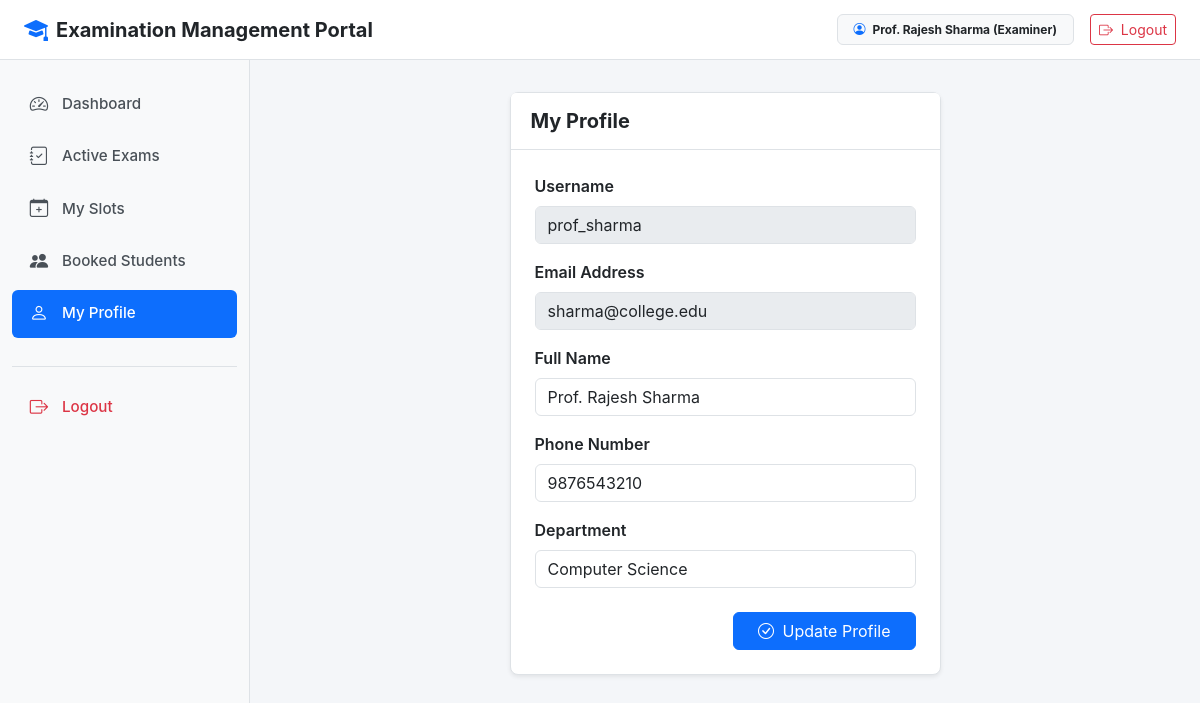
/examiner/profile (signed in), run on the app's committed database.
### models.py (models this page shows, shortened)
class User(db.Model, UserMixin):
    id = db.Column(db.Integer, primary_key=True)
    username = db.Column(db.String(80), unique=True, nullable=False)
    email = db.Column(db.String(120), unique=True, nullable=False)
    password_hash = db.Column(db.String(255), nullable=False)
    name = db.Column(db.String(100), nullable=False)
    phone = db.Column(db.String(20))
    department = db.Column(db.String(100))
    role = db.Column(db.String(20), nullable=False, default='student')
    status = db.Column(db.String(20), nullable=False, default='active')
    created_at = db.Column(db.DateTime, default=datetime.utcnow)
    @property
    def is_active(self):
        return self.status not in ['deactivated', 'rejected']
    @property
    def is_admin(self):
        return self.role == 'admin'
    @property
    def is_examiner(self):
        return self.role == 'examiner'

### examiner.py (the view, shortened to what this page needs)
@app.route('/examiner/profile', methods=['GET', 'POST'])
@examiner_required
def examiner_profile():
    return render_template('examiner/profile.html')

### app.py (called while the page is built)
@login_manager.user_loader
def load_user(user_id):
    try:
        user = db.session.get(User, int(user_id))
        if user and user.status in ['deactivated', 'rejected']:
            return None
        return user
    except (ValueError, TypeError):
        return None

### examiner.py (called while the page is built)
def examiner_required(function):
    @wraps(function)
    def wrapper(*args, **kwargs):
        if not current_user.is_authenticated:
            return redirect(url_for('login'))
        if not current_user.is_examiner:
            flash('Examiner access required.', 'danger')
            return redirect(url_for('index'))
        if current_user.status in ['deactivated', 'rejected']:
            logout_user()
            flash('Access denied. Account is not active.', 'danger')
            return redirect(url_for('login'))
        if current_user.status != 'active':
            return redirect(url_for('examiner_pending'))
        return function(*args, **kwargs)
    return wrapper

### templates/examiner/profile.html (shortened to what this page needs)
{% extends "base.html" %}
{% block content %}
<div class="row justify-content-center">
    <div class="col-md-8 col-lg-6">
        <div class="card shadow-sm">
            <div class="card-header bg-white py-3">
                <h5 class="mb-0 fw-bold">My Profile</h5>
            </div>
            <div class="card-body p-4">
                <form method="POST">
                    <div class="mb-3">
                        <label class="form-label fw-semibold">Username</label>
                        <input type="text" class="form-control" value="{{ current_user.username }}" disabled>
                    </div>
                    <div class="mb-3">
                        <label class="form-label fw-semibold">Email Address</label>
                        <input type="email" class="form-control" value="{{ current_user.email }}" disabled>
                    </div>
                    <div class="mb-3">
                        <label for="name" class="form-label fw-semibold">Full Name</label>
                        <input type="text" class="form-control" id="name" name="name" value="{{ current_user.name }}" required>
                    </div>
                    <div class="mb-3">
                        <label for="phone" class="form-label fw-semibold">Phone Number</label>
                        <input type="text" class="form-control" id="phone" name="phone" value="{{ current_user.phone or '' }}">
                    </div>
                    <div class="mb-4">
                        <label for="department" class="form-label fw-semibold">Department</label>
                        <input type="text" class="form-control" id="department" name="department" value="{{ current_user.department or '' }}">
                    </div>
                    <div class="d-flex justify-content-end">
                        <button type="submit" class="btn btn-primary px-4">
                            <i class="bi bi-check-circle me-1"></i> Update Profile
                        </button>
                    </div>
                </form>
            </div>
        </div>
    </div>
</div>
{% endblock %}

### templates/base.html (shortened to what this page needs)
<!DOCTYPE html>
<html lang="en">
<head>
    <link href="https://cdn.jsdelivr.net/npm/bootstrap@5.3.2/dist/css/bootstrap.min.css" rel="stylesheet">
    <link href="https://cdn.jsdelivr.net/npm/bootstrap-icons@1.11.1/font/bootstrap-icons.css" rel="stylesheet">
</head>
<body>
    <nav class="top-navbar">
        <div class="d-flex align-items-center">
            <a href="{{ url_for('index') }}" class="text-decoration-none text-dark d-flex align-items-center gap-2">
                <i class="bi bi-mortarboard-fill text-primary fs-4"></i>
                <span class="fw-bold fs-5">Examination Management Portal</span>
            </a>
        </div>
        <div class="d-flex align-items-center gap-3">
            {% if current_user.is_authenticated %}
            <span class="badge bg-light text-dark border px-3 py-2">
                <i class="bi bi-person-circle me-1 text-primary"></i>
                {{ current_user.name }} ({{ current_user.role|capitalize }})
            </span>
            <a href="{{ url_for('logout') }}" class="btn btn-outline-danger btn-sm">
                <i class="bi bi-box-arrow-right me-1"></i> Logout
            </a>
            {% else %}
            <a href="{{ url_for('login') }}" class="btn btn-outline-primary btn-sm px-3">Login</a>
            <a href="{{ url_for('register') }}" class="btn btn-primary btn-sm px-3">Register</a>
            {% endif %}
        </div>
    </nav>
    {% if current_user.is_authenticated %}
    <div class="sidebar">
        <ul class="nav flex-column">
            {% if current_user.is_admin %}
            <li class="nav-item">
                <a class="nav-link {% if request.endpoint == 'admin_dashboard' %}active{% endif %}" href="{{ url_for('admin_dashboard') }}">
                    <i class="bi bi-speedometer2"></i> Dashboard
                </a>
            </li>
            <li class="nav-item">
                <a class="nav-link {% if request.endpoint in ['admin_courses', 'new_course', 'edit_course'] %}active{% endif %}" href="{{ url_for('admin_courses') }}">
                    <i class="bi bi-book"></i> Courses
                </a>
            </li>
            <li class="nav-item">
                <a class="nav-link {% if request.endpoint in ['admin_examinations', 'new_examination', 'edit_examination', 'admin_rubrics', 'new_rubric', 'edit_rubric'] %}active{% endif %}" href="{{ url_for('admin_examinations') }}">
                    <i class="bi bi-journal-text"></i> Examinations
                </a>
            </li>
            <li class="nav-item">
                <a class="nav-link {% if request.endpoint == 'admin_examiners' %}active{% endif %}" href="{{ url_for('admin_examiners') }}">
                    <i class="bi bi-person-badge"></i> Examiners
                </a>
            </li>
            <li class="nav-item">
                <a class="nav-link {% if request.endpoint == 'admin_students' %}active{% endif %}" href="{{ url_for('admin_students') }}">
                    <i class="bi bi-people"></i> Students
                </a>
            </li>
            <li class="nav-item">
                <a class="nav-link {% if request.endpoint in ['admin_slots', 'change_slot_examiner'] %}active{% endif %}" href="{{ url_for('admin_slots') }}">
                    <i class="bi bi-calendar3"></i> All Slots
                </a>
            </li>
            <li class="nav-item">
                <a class="nav-link {% if request.endpoint in ['admin_bookings', 'reschedule_booking'] %}active{% endif %}" href="{{ url_for('admin_bookings') }}">
                    <i class="bi bi-card-checklist"></i> Bookings
                </a>
            </li>
            <li class="nav-item">
                <a class="nav-link {% if request.endpoint == 'admin_search' %}active{% endif %}" href="{{ url_for('admin_search') }}">
                    <i class="bi bi-search"></i> Search
                </a>
            </li>
            {% elif current_user.is_examiner %}
            <li class="nav-item">
                <a class="nav-link {% if request.endpoint == 'examiner_dashboard' %}active{% endif %}" href="{{ url_for('examiner_dashboard') }}">
                    <i class="bi bi-speedometer2"></i> Dashboard
                </a>
            </li>
            <li class="nav-item">
                <a class="nav-link {% if request.endpoint == 'examiner_examinations' %}active{% endif %}" href="{{ url_for('examiner_examinations') }}">
                    <i class="bi bi-journal-check"></i> Active Exams
                </a>
            </li>
            <li class="nav-item">
                <a class="nav-link {% if request.endpoint in ['examiner_slots', 'new_slot', 'edit_slot'] %}active{% endif %}" href="{{ url_for('examiner_slots') }}">
                    <i class="bi bi-calendar-plus"></i> My Slots
                </a>
            </li>
            <li class="nav-item">
                <a class="nav-link {% if request.endpoint in ['examiner_students', 'evaluate_student'] %}active{% endif %}" href="{{ url_for('examiner_students') }}">
                    <i class="bi bi-people-fill"></i> Booked Students
                </a>
            </li>
            <li class="nav-item">
                <a class="nav-link {% if request.endpoint == 'examiner_profile' %}active{% endif %}" href="{{ url_for('examiner_profile') }}">
                    <i class="bi bi-person"></i> My Profile
                </a>
            </li>
            {% endif %}
            <li class="nav-item mt-4 pt-3 border-top">
                <a class="nav-link text-danger" href="{{ url_for('logout') }}">
                    <i class="bi bi-box-arrow-right"></i> Logout
                </a>
            </li>
        </ul>
    </div>
    <main class="main-wrapper">
        {% block content %}{% endblock %}
    </main>
    {% endif %}
</body>
</html>

### templates/base.html (style rules this page uses)
:root { --primary-color: #0d6efd; --sidebar-width: 250px; --sidebar-bg: #f8f9fa; --border-color: #dee2e6; }
body { font-family: -apple-system, BlinkMacSystemFont, "Segoe UI", Roboto, "Helvetica Neue", Arial, sans-serif; background-color: #f4f6f9; color: #212529; margin: 0; padding: 0; }
.top-navbar { height: 60px; background-color: #ffffff; border-bottom: 1px solid var(--border-color); position: fixed; top: 0; left: 0; right: 0; z-index: 1030; display: flex; align-items: center; justify-content: space-between; padding: 0 1.5rem; }
.sidebar { width: var(--sidebar-width); background-color: var(--sidebar-bg); border-right: 1px solid var(--border-color); position: fixed; top: 60px; bottom: 0; left: 0; z-index: 1020; padding: 1.25rem 0.75rem; overflow-y: auto; }
.sidebar .nav-link { display: flex; align-items: center; padding: 0.65rem 1rem; color: #495057; border-radius: 6px; font-weight: 500; font-size: 0.95rem; margin-bottom: 0.25rem; text-decoration: none; }
.sidebar .nav-link i { font-size: 1.15rem; margin-right: 0.75rem; width: 22px; text-align: center; }
.sidebar .nav-link.active { color: #ffffff; background-color: var(--primary-color); }
.main-wrapper { margin-top: 60px; margin-left: var(--sidebar-width); padding: 2rem; min-height: calc(100vh - 60px); }
.card { border: 1px solid var(--border-color); border-radius: 8px; box-shadow: 0 1px 3px rgba(0, 0, 0, 0.05); background-color: #ffffff; }
.card-header { background-color: #ffffff; border-bottom: 1px solid var(--border-color); font-weight: 600; padding: 0.85rem 1.25rem; }

### data on the page
User: name "Prof. Rajesh Sharma", role "Examiner", username "prof_sharma", email "sharma@college.edu", phone "9876543210", department "Computer Science"
